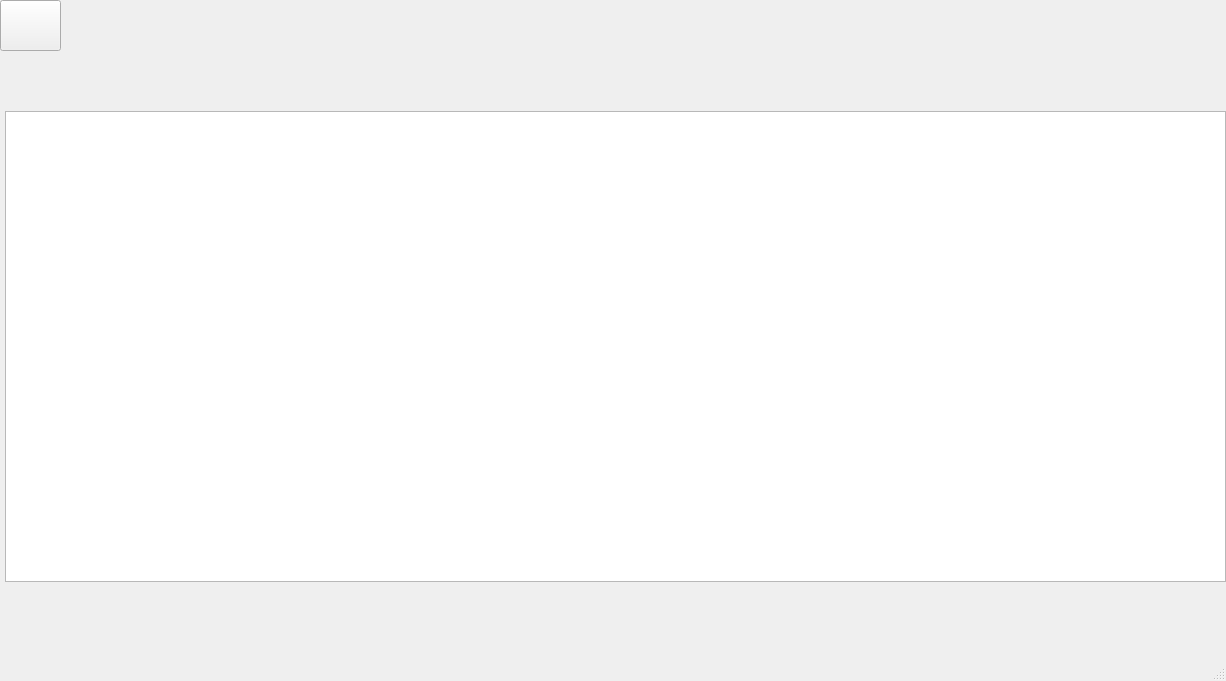
<?xml version="1.0" encoding="UTF-8"?>
<ui version="4.0">
 <class>supplier_manage</class>
 <widget class="QMainWindow" name="supplier_manage">
  <property name="geometry">
   <rect>
    <x>0</x>
    <y>0</y>
    <width>1226</width>
    <height>681</height>
   </rect>
  </property>
  <property name="windowTitle">
   <string>MainWindow</string>
  </property>
  <property name="styleSheet">
   <string notr="true">QMainWindow{border-image: url(:/new/prefix1/background.png);}
</string>
  </property>
  <widget class="QWidget" name="centralwidget">
   <widget class="QTableView" name="tableView">
    <property name="geometry">
     <rect>
      <x>5</x>
      <y>111</y>
      <width>1221</width>
      <height>471</height>
     </rect>
    </property>
   </widget>
   <widget class="QLabel" name="label">
    <property name="geometry">
     <rect>
      <x>410</x>
      <y>10</y>
      <width>371</width>
      <height>101</height>
     </rect>
    </property>
    <property name="styleSheet">
     <string notr="true">border-image: url(:/new/prefix1/supplier_manage.png);</string>
    </property>
    <property name="text">
     <string/>
    </property>
   </widget>
   <widget class="QPushButton" name="pushButton">
    <property name="geometry">
     <rect>
      <x>0</x>
      <y>0</y>
      <width>61</width>
      <height>51</height>
     </rect>
    </property>
    <property name="styleSheet">
     <string notr="true">border-image: url(:/new/prefix1/return.png);</string>
    </property>
    <property name="text">
     <string/>
    </property>
   </widget>
  </widget>
  <widget class="QMenuBar" name="menubar">
   <property name="geometry">
    <rect>
     <x>0</x>
     <y>0</y>
     <width>1226</width>
     <height>23</height>
    </rect>
   </property>
  </widget>
  <widget class="QStatusBar" name="statusbar"/>
 </widget>
 <resources/>
 <connections/>
</ui>
